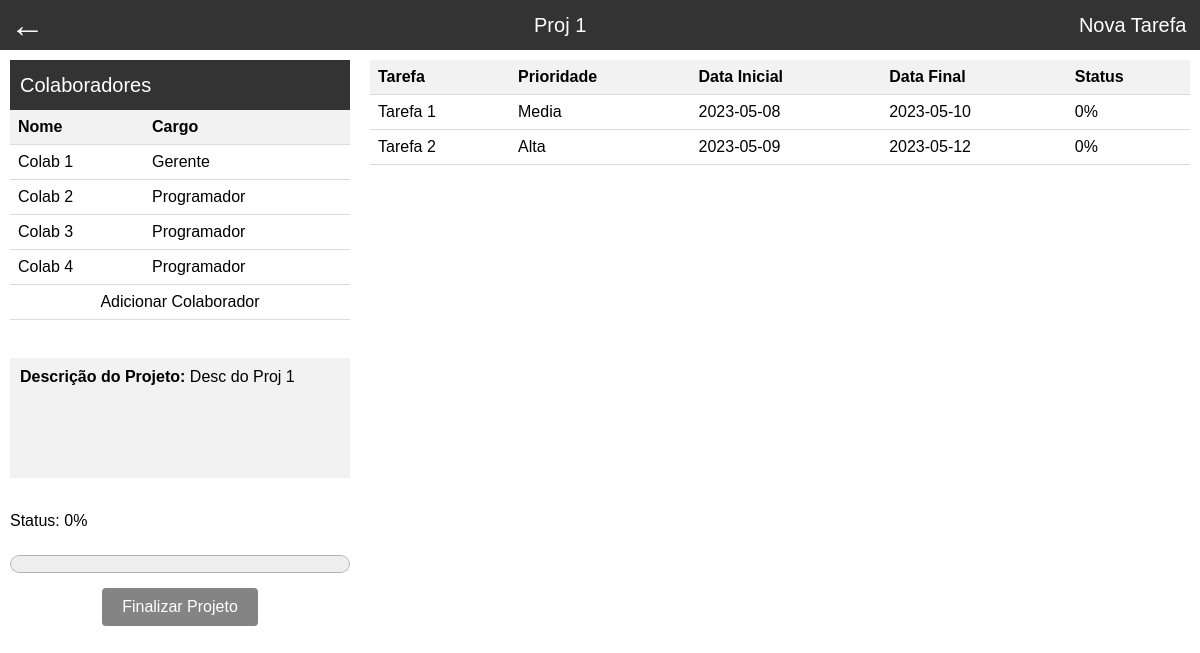
/Projeto/projeto.php?1, run on the app's committed database.
### tables this page shows
CREATE TABLE Projeto (
    id INTEGER PRIMARY KEY AUTO_INCREMENT,
    nome VARCHAR(32),
    status INTEGER,
    descricao VARCHAR(255),
    dataInicio DATE,
    dataPrevista DATE,
    dataFim DATE,
    clienteID INTEGER
);

CREATE TABLE Colaborador (
    id INTEGER PRIMARY KEY AUTO_INCREMENT,
    nome VARCHAR(32),
    email VARCHAR(50),
    telefone VARCHAR(14),
    departamentoID INTEGER,
    cargoID INTEGER
);

CREATE TABLE Cargo (
    id INTEGER PRIMARY KEY AUTO_INCREMENT,
    nome VARCHAR(20)
);

CREATE TABLE Tarefa (
    id INTEGER PRIMARY KEY AUTO_INCREMENT,
    nome VARCHAR(32),
    descricao VARCHAR(255),
    prioridade INTEGER,
    dataIni DATE,
    dataPrevista DATE,
    dataFim DATE,
    status INTEGER,
    categoriaTarefaID INTEGER
);

### Projeto/projeto.php (the view, shortened to what this page needs)
<?php $proj_id = parse_url("$_SERVER[REQUEST_URI]", PHP_URL_QUERY);
  $priority=array("Super Baixa","Baixa","Media","Alta","Super Alta");
?>
<!DOCTYPE html>
<html>
<head>
</head>
<body>
<?php include("conexao.php");
  $result = "SELECT distinct Tarefa.status, Tarefa.prioridade
             FROM Tarefa
             INNER JOIN EquipeTarefa ON EquipeTarefa.tarefaID = Tarefa.id
             INNER JOIN Equipe on EquipeTarefa.EquipeID = Equipe.id
             WHERE Equipe.projetoID = $proj_id";
  $total_prioridade = 0;
  $total_status = 0;
  $resultado = mysqli_query($mysqli, $result);
  while($row = mysqli_fetch_assoc($resultado)){
    $total_prioridade += $row['prioridade'];
    $total_status += $row['prioridade'] * $row['status'];
  }
  $new_status = $total_status/($total_prioridade +0.00000001);
  $update_status = "UPDATE Projeto SET status= $new_status WHERE Projeto.id = $proj_id";
  mysqli_query($mysqli, $update_status);
?>
<div class="navbar">
  <ul>
    <li><a href="/"  style="font-size: 35px;margin:10px;">←</a></li>
    <li class="title" style="width:90%;"><?php
    $proj_name = "SELECT Projeto.nome
                  FROM Projeto
                  WHERE Projeto.id = $proj_id";
    $name_r = mysqli_query($mysqli,$proj_name);
    echo mysqli_fetch_assoc($name_r)['nome'];?></li>
    <li class ="botao"><a href="/cadastro_tarefa.php?<?php echo $proj_id?>">Nova Tarefa</a></li>
    </ul>
  </div>
  <div class="table-container">
    <table>
      <div class="navbar" style="padding-left: 10px;display:flex;">Colaboradores</div>
      <tr>
        <th>Nome</th>
        <th>Cargo</th>
      </tr>
      <?php
  $result = "SELECT Colaborador.nome AS nome, Cargo.nome AS cargo, Colaborador.id
             FROM Equipe
             INNER JOIN Colaborador ON Equipe.colaboradorID = Colaborador.id
             INNER JOIN Cargo on Colaborador.cargoID = Cargo.id
             WHERE projetoID = $proj_id";
  $resultado = mysqli_query($mysqli, $result);
  while($row = mysqli_fetch_assoc($resultado)){
  ?>
    <tr>
      <td><?php echo $row['nome'];?></td>
      <td><?php echo $row['cargo'];?></td>
    </tr>
  <?php } ?>
  <tr id="add_colab" name="add_colab" onclick="addColab()"><td colspan="2" style="text-align-last: center;">Adicionar Colaborador</td></tr>
    </table>
    <br>
    <?php
      $proj_name = "SELECT Projeto.descricao, Projeto.status
      FROM Projeto
      WHERE Projeto.id = $proj_id";
      $name_r = mysqli_query($mysqli,$proj_name);
      $proj_result = mysqli_fetch_assoc($name_r);?>
    <div  style="background: #F2F2F2;border-radius: 2 px;margin-top: 20px;min-height: 100px;padding: 10px">
      <b>Descrição do Projeto: </b><?php echo $proj_result['descricao']?>
    </div>
    <br>
    <div>
      <p>Status: <?php echo $proj_result['status'] ?>%</p>
      <progress style="width: -webkit-fill-available;height: 36px;" id="file" max="100" value="<?php echo $proj_result['status'] ?>"></progress>
    </div>
    <form method="POST" action="">
      <div style="display: flex; justify-content: center; align-items: center;">
        <button type="submit" class="button disabled-button" disabled="true" id="finalizar"> Finalizar Projeto </button>
      </div>
    </form>
  </div>
  <div class="table-container2">
    <table>
      <tr>
        <th>Tarefa</th>
        <th>Prioridade</th>
        <th>Data Inicial</th>
        <th>Data Final</th>
        <th>Status</th>
      </tr>
      <?php
  $result = "SELECT distinct Tarefa.nome, Tarefa.status, Tarefa.dataPrevista, Tarefa.prioridade, Tarefa.dataIni, Tarefa.id as id
             FROM Tarefa
             INNER JOIN EquipeTarefa ON EquipeTarefa.tarefaID = Tarefa.id
             INNER JOIN Equipe on EquipeTarefa.EquipeID = Equipe.id
             WHERE Equipe.projetoID = $proj_id";
  $resultado = mysqli_query($mysqli, $result);
  while($row = mysqli_fetch_assoc($resultado)){
  ?>
    <tr onclick="window.location='tarefa.php?<?php echo $row['id'];?>';" class="clickable">
      <td><?php echo $row['nome'];?></td>
      <td><?php echo $priority[$row['prioridade'] - 1];?></td>
      <td><?php echo $row['dataIni'];?></td>
      <td><?php echo $row['dataPrevista'];?></td>
      <td><?php echo $row['status'];?>%</td>
    </tr>
  <?php }?>
    </table>
  </div>
</body>
</html>

### Projeto/projeto.php (style rules this page uses)
body { font-family: Arial, sans-serif; margin: 0; padding: 0; }
.navbar { background-color: #333; height: 50px; font-size: 20px; color: white; align-items: center; }
.navbar ul { list-style-type: none; margin: 0; padding: 0; display: flex; align-items: center; height: 100%; }
.navbar li { text-align: center; }
.navbar li:last-child { justify-self: center; }
.table-container { width: 30%; float: left; box-sizing: border-box; padding: 10px; }
.table-container2 { width: 70%; float: left; box-sizing: border-box; padding: 10px; }
.botao { width: 12%; }
table { width: 100%; border-collapse: collapse; }
th, td { padding: 8px; text-align: left; border-bottom: 1px solid #ddd; }
th { background-color: #f2f2f2; }
a { color: white; text-decoration: none; }
.clickable { cursor: pointer; }
.button { padding: 10px 20px; font-size: 16px; background-color: #333; color: white; border: none; border-radius: 4px; cursor: pointer; margin: 5px; }
.disabled-button { cursor: default; opacity: 0.6; }

### data on the page
projeto: nome "Proj 1", descricao "Desc do Proj 1", status "0"
colaborador: nome "Colab 1", cargoID.nome "Gerente"
colaborador: nome "Colab 2", cargoID.nome "Programador"
colaborador: nome "Colab 3", cargoID.nome "Programador"
colaborador: nome "Colab 4", cargoID.nome "Programador"
tarefa: nome "Tarefa 1", prioridade "Media", dataIni "2023-05-08", dataPrevista "2023-05-10", status "0"
tarefa: nome "Tarefa 2", prioridade "Alta", dataIni "2023-05-09", dataPrevista "2023-05-12", status "0"
